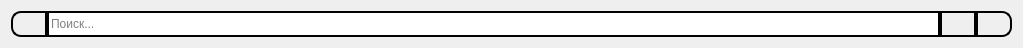
<?xml version="1.0" encoding="UTF-8"?>
<ui version="4.0">
 <class>SearchedWidget</class>
 <widget class="QWidget" name="SearchedWidget">
  <property name="geometry">
   <rect>
    <x>0</x>
    <y>0</y>
    <width>1023</width>
    <height>48</height>
   </rect>
  </property>
  <property name="sizePolicy">
   <sizepolicy hsizetype="Preferred" vsizetype="Fixed">
    <horstretch>0</horstretch>
    <verstretch>0</verstretch>
   </sizepolicy>
  </property>
  <property name="windowTitle">
   <string>Form</string>
  </property>
  <layout class="QHBoxLayout" name="horizontalLayout">
   <property name="spacing">
    <number>0</number>
   </property>
   <item>
    <widget class="QPushButton" name="magnifierIcon">
     <property name="sizePolicy">
      <sizepolicy hsizetype="Fixed" vsizetype="Expanding">
       <horstretch>0</horstretch>
       <verstretch>0</verstretch>
      </sizepolicy>
     </property>
     <property name="styleSheet">
      <string notr="true">border: 2px solid black;
border-top-left-radius: 10px;
border-bottom-left-radius: 10px;</string>
     </property>
     <property name="text">
      <string/>
     </property>
     <property name="icon">
      <iconset resource="res.qrc">
       <normaloff>:/images/magnifier.png</normaloff>:/images/magnifier.png</iconset>
     </property>
     <property name="checkable">
      <bool>false</bool>
     </property>
     <property name="default">
      <bool>false</bool>
     </property>
     <property name="flat">
      <bool>false</bool>
     </property>
    </widget>
   </item>
   <item>
    <widget class="QLineEdit" name="searchLineEdit">
     <property name="sizePolicy">
      <sizepolicy hsizetype="Expanding" vsizetype="Expanding">
       <horstretch>0</horstretch>
       <verstretch>0</verstretch>
      </sizepolicy>
     </property>
     <property name="styleSheet">
      <string notr="true">border: 2px solid black;</string>
     </property>
     <property name="text">
      <string/>
     </property>
     <property name="placeholderText">
      <string>Поиск...</string>
     </property>
    </widget>
   </item>
   <item>
    <widget class="QPushButton" name="deletePushButton">
     <property name="sizePolicy">
      <sizepolicy hsizetype="Minimum" vsizetype="Expanding">
       <horstretch>0</horstretch>
       <verstretch>0</verstretch>
      </sizepolicy>
     </property>
     <property name="styleSheet">
      <string notr="true">border: 2px solid black;</string>
     </property>
     <property name="text">
      <string/>
     </property>
     <property name="icon">
      <iconset resource="res.qrc">
       <normaloff>:/images/delete.jpg</normaloff>:/images/delete.jpg</iconset>
     </property>
    </widget>
   </item>
   <item>
    <widget class="QPushButton" name="updatePushButton">
     <property name="sizePolicy">
      <sizepolicy hsizetype="Minimum" vsizetype="Expanding">
       <horstretch>0</horstretch>
       <verstretch>0</verstretch>
      </sizepolicy>
     </property>
     <property name="styleSheet">
      <string notr="true">border: 2px solid black;
border-top-right-radius: 10px;
border-bottom-right-radius: 10px;</string>
     </property>
     <property name="text">
      <string/>
     </property>
     <property name="icon">
      <iconset resource="res.qrc">
       <normaloff>:/images/restart.jpg</normaloff>:/images/restart.jpg</iconset>
     </property>
    </widget>
   </item>
  </layout>
 </widget>
 <resources>
  <include location="res.qrc"/>
 </resources>
 <connections/>
</ui>
